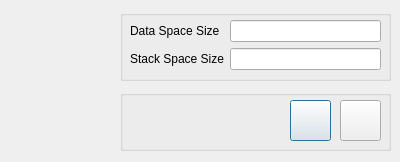
<?xml version="1.0" encoding="UTF-8"?>
<ui version="4.0">
 <class>FrmMemorySize</class>
 <widget class="QDialog" name="FrmMemorySize">
  <property name="geometry">
   <rect>
    <x>0</x>
    <y>0</y>
    <width>400</width>
    <height>162</height>
   </rect>
  </property>
  <property name="windowTitle">
   <string>Memory Size</string>
  </property>
  <widget class="QLabel" name="label">
   <property name="geometry">
    <rect>
     <x>10</x>
     <y>10</y>
     <width>91</width>
     <height>111</height>
    </rect>
   </property>
   <property name="text">
    <string/>
   </property>
   <property name="pixmap">
    <pixmap resource="icons.qrc">:/icons/icons/memoryBig.png</pixmap>
   </property>
  </widget>
  <widget class="QGroupBox" name="groupBox">
   <property name="geometry">
    <rect>
     <x>120</x>
     <y>10</y>
     <width>271</width>
     <height>71</height>
    </rect>
   </property>
   <property name="title">
    <string/>
   </property>
   <widget class="QWidget" name="formLayoutWidget">
    <property name="geometry">
     <rect>
      <x>10</x>
      <y>10</y>
      <width>251</width>
      <height>51</height>
     </rect>
    </property>
    <layout class="QFormLayout" name="formLayout">
     <item row="0" column="0">
      <widget class="QLabel" name="label_2">
       <property name="text">
        <string>Data Space Size</string>
       </property>
      </widget>
     </item>
     <item row="0" column="1">
      <widget class="QLineEdit" name="txtDataSpaceSize"/>
     </item>
     <item row="1" column="0">
      <widget class="QLabel" name="label_3">
       <property name="text">
        <string>Stack Space Size</string>
       </property>
      </widget>
     </item>
     <item row="1" column="1">
      <widget class="QLineEdit" name="txtStackSpaceSize"/>
     </item>
    </layout>
   </widget>
  </widget>
  <widget class="QGroupBox" name="groupBox_2">
   <property name="geometry">
    <rect>
     <x>120</x>
     <y>90</y>
     <width>271</width>
     <height>61</height>
    </rect>
   </property>
   <property name="title">
    <string/>
   </property>
   <widget class="QPushButton" name="btnOk">
    <property name="geometry">
     <rect>
      <x>170</x>
      <y>10</y>
      <width>41</width>
      <height>41</height>
     </rect>
    </property>
    <property name="text">
     <string/>
    </property>
    <property name="icon">
     <iconset resource="icons.qrc">
      <normaloff>:/icons/icons/ok.png</normaloff>:/icons/icons/ok.png</iconset>
    </property>
    <property name="iconSize">
     <size>
      <width>32</width>
      <height>32</height>
     </size>
    </property>
   </widget>
   <widget class="QPushButton" name="btnCancel">
    <property name="geometry">
     <rect>
      <x>220</x>
      <y>10</y>
      <width>41</width>
      <height>41</height>
     </rect>
    </property>
    <property name="text">
     <string/>
    </property>
    <property name="icon">
     <iconset resource="icons.qrc">
      <normaloff>:/icons/icons/cancel.png</normaloff>:/icons/icons/cancel.png</iconset>
    </property>
    <property name="iconSize">
     <size>
      <width>32</width>
      <height>32</height>
     </size>
    </property>
   </widget>
  </widget>
 </widget>
 <resources>
  <include location="icons.qrc"/>
 </resources>
 <connections/>
</ui>
